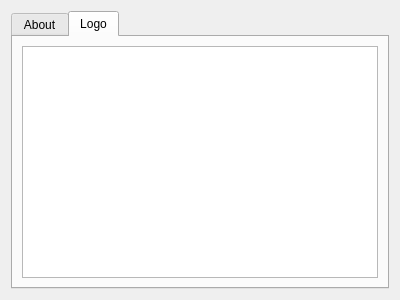
<?xml version="1.0" encoding="UTF-8"?>
<ui version="4.0">
 <class>AboutDialog</class>
 <widget class="QDialog" name="AboutDialog">
  <property name="geometry">
   <rect>
    <x>0</x>
    <y>0</y>
    <width>400</width>
    <height>300</height>
   </rect>
  </property>
  <property name="windowTitle">
   <string>Dialog</string>
  </property>
  <layout class="QGridLayout" name="gridLayout">
   <item row="0" column="0">
    <widget class="QTabWidget" name="tabWidget">
     <property name="toolTip">
      <string>&lt;html&gt;&lt;head/&gt;&lt;body&gt;&lt;p&gt;&lt;br/&gt;&lt;/p&gt;&lt;/body&gt;&lt;/html&gt;</string>
     </property>
     <property name="currentIndex">
      <number>1</number>
     </property>
     <widget class="QWidget" name="tab">
      <attribute name="title">
       <string>About</string>
      </attribute>
      <layout class="QGridLayout" name="gridLayout_2">
       <item row="0" column="0">
        <widget class="QTextEdit" name="textEdit">
         <property name="readOnly">
          <bool>true</bool>
         </property>
         <property name="html">
          <string>&lt;!DOCTYPE HTML PUBLIC &quot;-//W3C//DTD HTML 4.0//EN&quot; &quot;http://www.w3.org/TR/REC-html40/strict.dtd&quot;&gt;
&lt;html&gt;&lt;head&gt;&lt;meta name=&quot;qrichtext&quot; content=&quot;1&quot; /&gt;&lt;meta charset=&quot;utf-8&quot; /&gt;&lt;style type=&quot;text/css&quot;&gt;
p, li { white-space: pre-wrap; }
&lt;/style&gt;&lt;/head&gt;&lt;body style=&quot; font-family:'Segoe UI'; font-size:9pt; font-weight:400; font-style:normal;&quot;&gt;
&lt;p style=&quot;-qt-paragraph-type:empty; margin-top:0px; margin-bottom:0px; margin-left:0px; margin-right:0px; -qt-block-indent:0; text-indent:0px;&quot;&gt;&lt;br /&gt;&lt;/p&gt;
&lt;p style=&quot;-qt-paragraph-type:empty; margin-top:0px; margin-bottom:0px; margin-left:0px; margin-right:0px; -qt-block-indent:0; text-indent:0px;&quot;&gt;&lt;br /&gt;&lt;/p&gt;
&lt;p style=&quot; margin-top:0px; margin-bottom:0px; margin-left:0px; margin-right:0px; -qt-block-indent:0; text-indent:0px;&quot;&gt;&lt;span style=&quot; font-size:22pt;&quot;&gt;Student ID: 185&lt;/span&gt;&lt;/p&gt;&lt;/body&gt;&lt;/html&gt;</string>
         </property>
        </widget>
       </item>
      </layout>
     </widget>
     <widget class="QWidget" name="tab_2">
      <attribute name="title">
       <string>Logo</string>
      </attribute>
      <layout class="QGridLayout" name="gridLayout_3">
       <item row="0" column="0">
        <widget class="QGraphicsView" name="graphicsView"/>
       </item>
      </layout>
     </widget>
    </widget>
   </item>
  </layout>
 </widget>
 <resources/>
 <connections/>
</ui>
